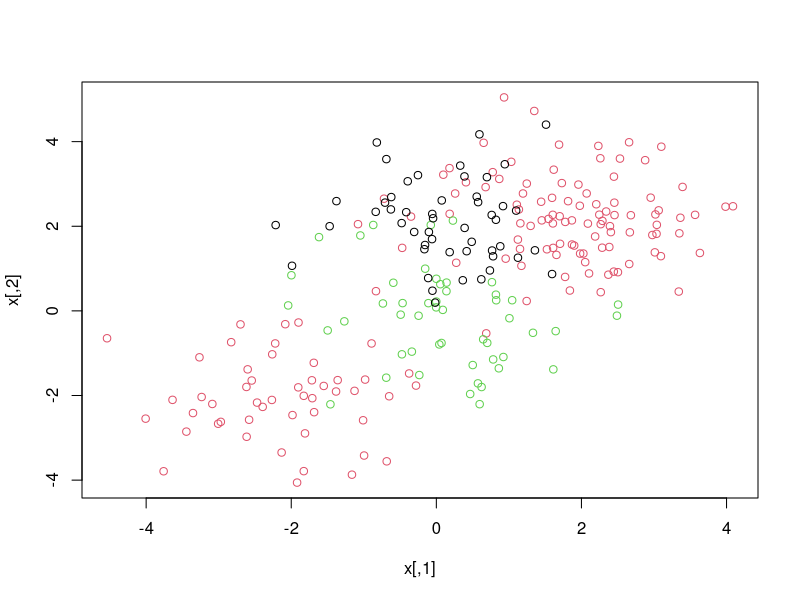
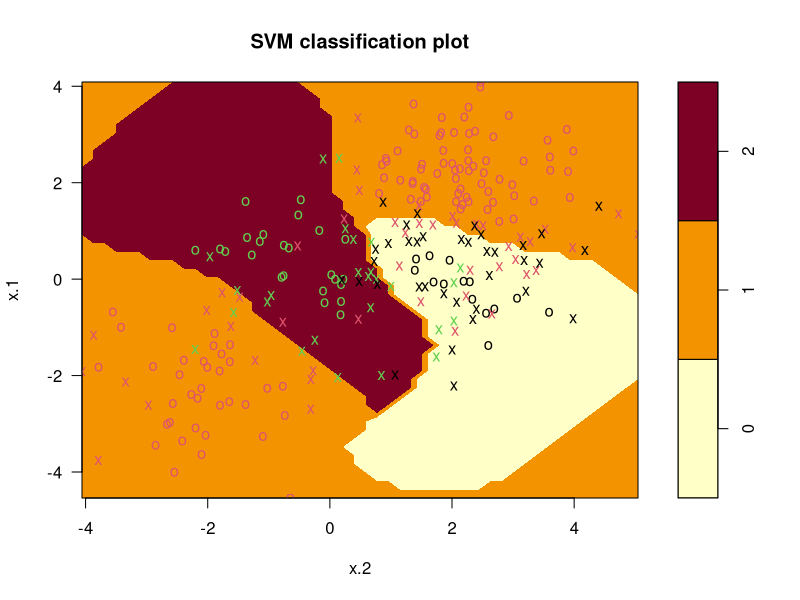

Write R code to recreate these figures, in order.
## ---- chunk 1
knitr::opts_chunk$set(echo = TRUE)
rm(list=ls())
## ---- chunk 2
x = matrix(rnorm (200 * 2), ncol = 2)
x[1:100,] = x[1:100,] + 2
x[101:150,] = x[101:150,] - 2
y = c(rep(1,150), rep(2,50))
## ---- chunk 3
set.seed(1)
x = rbind(x, matrix(rnorm (50 * 2), ncol = 2))
y = c(y, rep(0, 50))
x[y == 0,2] = x[y == 0, 2] + 2
dat = data.frame(x = x, y = as.factor(y))
par(mfrow = c(1,1))
plot(x, col = (y + 1))
## ---- chunk 4
library(e1071) # Library that contains svm function
svmfit = svm(y~., data = dat, kernel = "radial", cost=10, gamma = 1)
plot(svmfit, dat)

